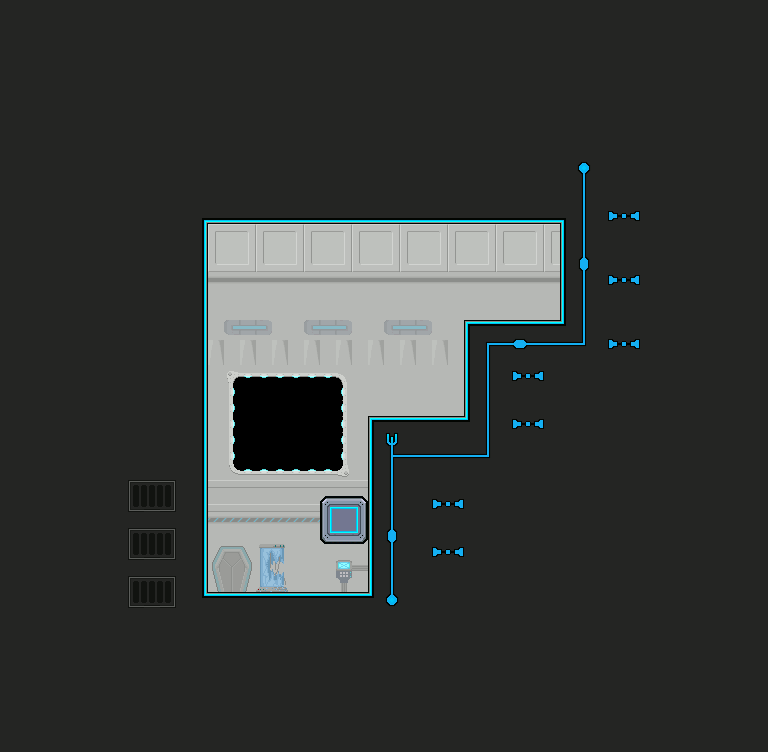

The image is a tile-based game level rendered from a .tmx file. Its description and source (layers, tilesets, objects; grid data summarised) follow:
An orthogonal 48x47 tile map with 16x16 px tiles, 1 tile layer (Tile Layer 1), 2 tilesets and 10 objects (script_NewfoundPower).

<map version="1.0" orientation="orthogonal" renderorder="right-down" width="48" height="47" tilewidth="16" tileheight="16">
 <tileset firstgid="1" source="main.tsx" />
 <tileset firstgid="501" source="objects.tsx" />
 <layer name="Tile Layer 1" width="48" height="47">
  <data>[2256 cells, 2256 non-empty, 85 distinct tile ids]</data>
 </layer>
 <objectgroup name="Object Layer 1">
  <object gid="504" x="505" y="328" />
  <object gid="505" x="325" y="593" />
  <object gid="505" x="306" y="594" />
  <object gid="505" x="287" y="595" />
  <object gid="505" x="359" y="427" />
  <object gid="505" x="381" y="426" />
  <object gid="505" x="404" y="427" />
  <object gid="505" x="314" y="503" />
  <object gid="501" x="200" y="606" />
  <object name="script_NewfoundPower" x="314.5" y="583.5" width="46" height="7.5" />
 </objectgroup>
</map>
